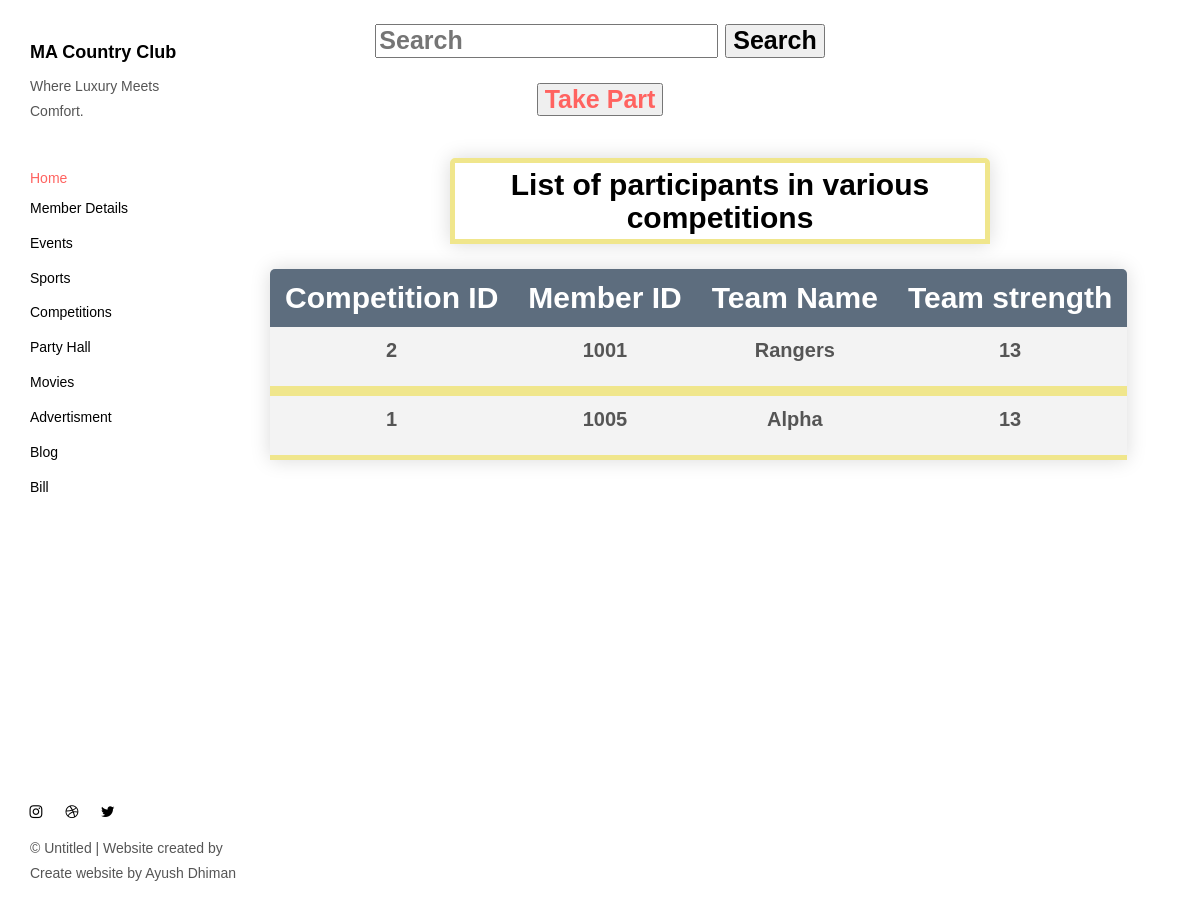
The page /AppBody/AppBody/participantscompetition.php on the database its author committed.
### tables this page shows
CREATE TABLE `competitionbooking` (
  `competitionID` int(11) NOT NULL,
  `memberIDD` int(10) NOT NULL,
  `teamname` varchar(50) NOT NULL,
  `numberofpeopleinteam` int(11) NOT NULL
);

### AppBody/AppBody/participantscompetition.php (the view, shortened to what this page needs)
<head>
<link href="./main.82cfd66e.css" rel="stylesheet"></head>
<body background="../../ResourcesNEW/competitionback.jpg" style=" background-position: center;
  background-repeat: no-repeat;
  background-size: cover;">
<h1 style="text-align:center; font-size:25px;font-family: Calibri, Helvetica, sans-serif;" >
<form action="searchcomeptition.php" method="POST">
    <input type="text" name="search" placeholder="Search">
	<button type="submit" name="submit-search" size="100%">Search</button>
</form>
<body>
<a href="bookcompetition.php" style =" margin-top:1px; text-align:right; font-size:25px;font-family: Calibri, Helvetica, sans-serif;">
  <button type="submit" name="submit-add" size="100%">Take Part</button>
  </a>
</h1>
<header class="">
  <nav class="sidebar">
    <div class="navbar-collapse" id="navbar-collapse">
      <div class="site-header hidden-xs">
          <a class="site-brand" href="./index.html" title="">
            MA Country Club
          </a>
        <p>Where Luxury Meets Comfort.</p>
      </div>
      <ul class="nav">
        <a href="../admin.php" title="">Home</a></li>
        <li><a href="./memberdetails.php" title="">Member Details</a></li>
        <li><a href="./events.php" title="">Events</a></li>
        <li><a href="./sports.php" title="">Sports</a></li>
        <li><a href="./competitions.php" title="">Competitions</a></li>
        <li><a href="./partyhall.php" title="">Party Hall</a></li>
        <li><a href="./movies.php" title="">Movies</a></li>
        <li><a href="./advertisment.php" title="">Advertisment</a></li>
        <li><a href="./blog.php" title="">Blog</a></li>
        <li><a href="./monthbill.php" title="">Bill</a></li>
      </ul>
      <nav class="nav-footer">
        <p class="nav-footer-social-buttons">
          <a class="fa-icon" href="https://www.instagram.com/ayush.dhiman_" title="">
            <i class="fa fa-instagram"></i>
          </a>
          <a class="fa-icon" href="https://dribbble.com/" title="">
            <i class="fa fa-dribbble"></i>
          </a>
          <a class="fa-icon" href="https://twitter.com/" title="">
            <i class="fa fa-twitter"></i>
          </a>
        </p>
        <p>© Untitled | Website created by Create website by Ayush Dhiman</a>
      </nav>
    </div>
  </nav>
</header>
<main class="" id="main-collapse">
<?php
$server="localhost";
$username="root";
$password="";
$dbname="login";
$conn =mysqli_connect($server,$username,$password,$dbname);
?>
<h1 style='margin: auto;
  width: 60%;border: 5px solid khaki;padding: 5px;text-align:center;border-collapse: collapse; font-size: 30px;min-width: 400px;border-radius: 5px 5px 0 0;overflow: hidden;box-shadow: 0 0 20px rgba(0, 0, 0, 0.15);'>
List of participants in various competitions
</h1>
<div class="article-container">
    <?php
	   $sql="SELECT * FROM competitionbooking";
     $result=mysqli_query($conn,$sql);
     $queryResults =mysqli_num_rows($result);
	   if($queryResults >0){
    echo "
      <table style='text-align:center;border-collapse: collapse;margin: 25px 0; font-size: 30px;min-width: 400px;border-radius: 5px 5px 0 0;overflow: hidden;box-shadow: 0 0 20px rgba(0, 0, 0, 0.15);'>
     <tr style='color:white ;background-color: #5D6D7E ;text-align: left;font-weight: bold;padding: 12px 15px;'>
	             <th style='padding: 12px 15px;'>Competition ID</th>
                <th style='padding: 12px 15px;'>Member ID</th>
                <th style='padding: 12px 15px;'>Team Name</th>
                <th style='padding: 12px 15px;'>Team strength </th>
				</tr>";
	   while($row = mysqli_fetch_assoc($result)){
		echo"<div>
                <tr style='font-size: 20px;background-color: #f3f3f3; border-bottom: 10px solid khaki;font-weight: bold;'>
                <td style='padding: 12px 15px;'><p>".$row['competitionID']."</p></td>
                <td style='padding: 12px 15px;'><p>".$row['memberIDD']."</p></td>
                <td style='padding: 12px 15px;'><p>".$row['teamname']."</p></td>
                <td style='padding: 12px 15px;'><p>".$row['numberofpeopleinteam']."</p></td>
                 </tr>
			  </div>
			  ";
			}
    }
	  ?>
</div>
</body>
</html>

### rows shown on the page
competitionbooking: competitionID "2", memberIDD "1001", teamname "Rangers", numberofpeopleinteam "13"
competitionbooking: competitionID "1", memberIDD "1005", teamname "Alpha", numberofpeopleinteam "13"
